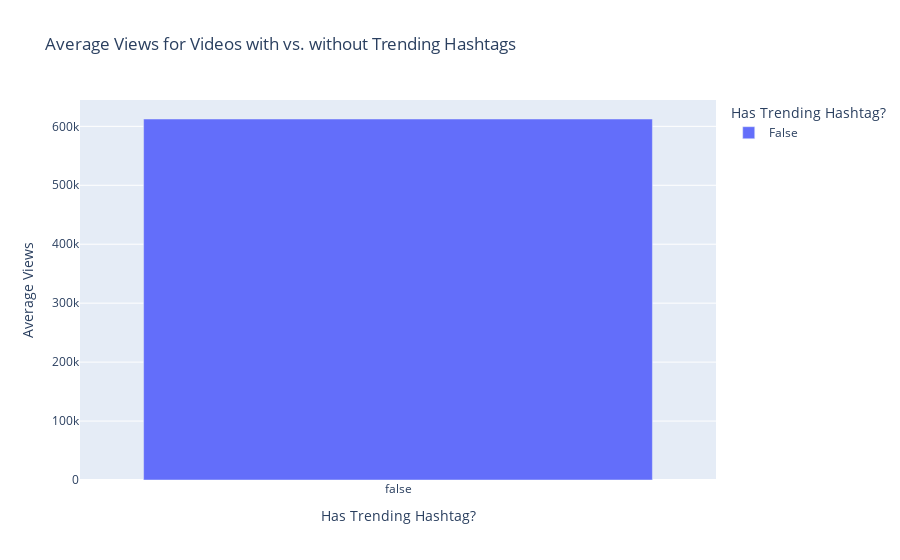

The notebook cell this image was saved under:
### Code cell
import plotly.express as px

# Visualization for Trending Hashtags
trending_stats = df.groupby('has_trending_hashtag')['statsV2.playCount'].mean().reset_index()
fig1 = px.bar(trending_stats, x='has_trending_hashtag', y='statsV2.playCount',
              title="Average Views for Videos with vs. without Trending Hashtags",
              labels={'has_trending_hashtag': 'Has Trending Hashtag?', 'statsV2.playCount': 'Average Views'},
              color='has_trending_hashtag')
fig1.show()

### Figure 1 — Plotly figure (JSON) as saved in the notebook; plotly's stock layout.template omitted (floating-point values rounded to 4 significant figures)
{"data": [{"hovertemplate": "Has Trending Hashtag?=%{x}<br>Average Views=%{y}<extra></extra>", "legendgroup": "False", "marker": {"color": "#636efa", "pattern": {"shape": ""}}, "name": "False", "orientation": "v", "showlegend": true, "textposition": "auto", "type": "bar", "x": [false], "xaxis": "x", "y": [612500.0], "yaxis": "y"}], "layout": {"barmode": "relative", "legend": {"title": {"text": "Has Trending Hashtag?"}, "tracegroupgap": 0}, "title": {"text": "Average Views for Videos with vs. without Trending Hashtags"}, "xaxis": {"anchor": "y", "categoryarray": [false], "categoryorder": "array", "domain": [0, 1], "title": {"text": "Has Trending Hashtag?"}}, "yaxis": {"anchor": "x", "domain": [0, 1], "title": {"text": "Average Views"}}}}
